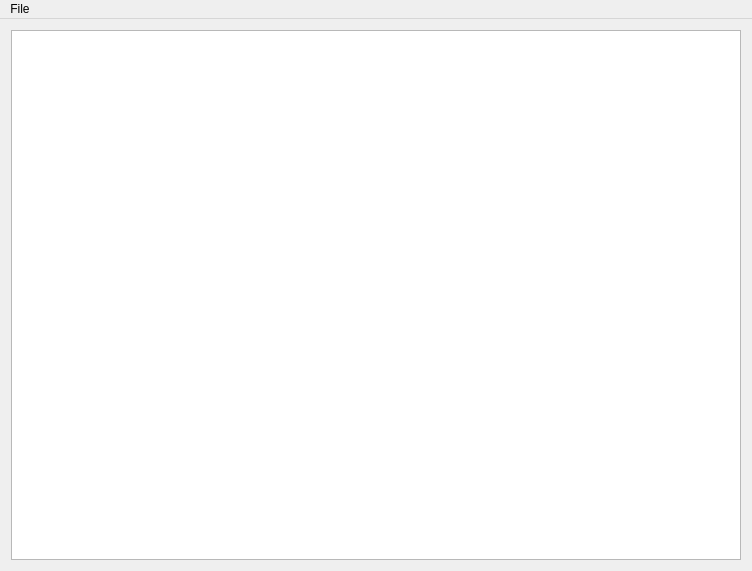
<?xml version="1.0" encoding="UTF-8"?>
<ui version="4.0">
 <class>GameOfLifeGui</class>
 <widget class="QMainWindow" name="GameOfLifeGui">
  <property name="geometry">
   <rect>
    <x>0</x>
    <y>0</y>
    <width>752</width>
    <height>571</height>
   </rect>
  </property>
  <property name="windowTitle">
   <string>GameOfLifeGui</string>
  </property>
  <widget class="QWidget" name="centralWidget">
   <layout class="QVBoxLayout" name="verticalLayout">
    <item>
     <widget class="QGraphicsView" name="graphicsView"/>
    </item>
   </layout>
  </widget>
  <widget class="QMenuBar" name="menuBar">
   <property name="geometry">
    <rect>
     <x>0</x>
     <y>0</y>
     <width>752</width>
     <height>25</height>
    </rect>
   </property>
   <widget class="QMenu" name="menuFile">
    <property name="title">
     <string>File</string>
    </property>
    <addaction name="actionOpen"/>
   </widget>
   <addaction name="menuFile"/>
  </widget>
  <action name="actionOpen">
   <property name="text">
    <string>Open</string>
   </property>
  </action>
 </widget>
 <layoutdefault spacing="6" margin="11"/>
 <resources/>
 <connections/>
</ui>
